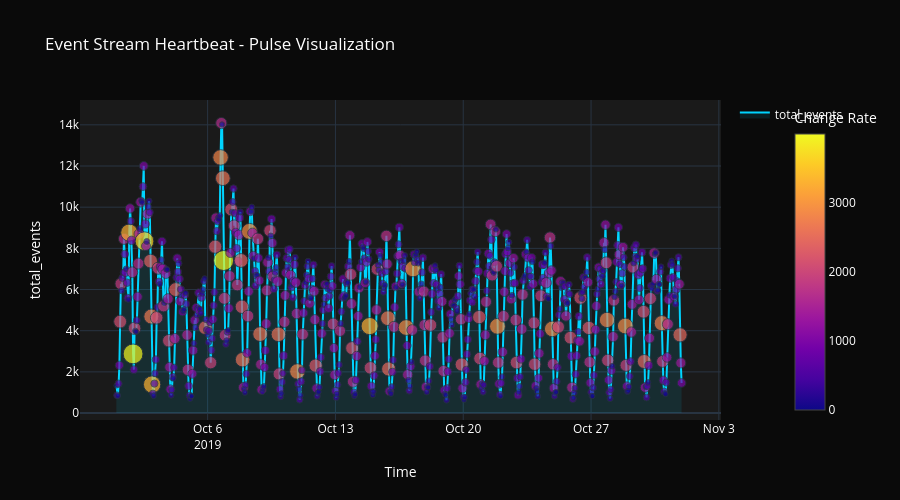
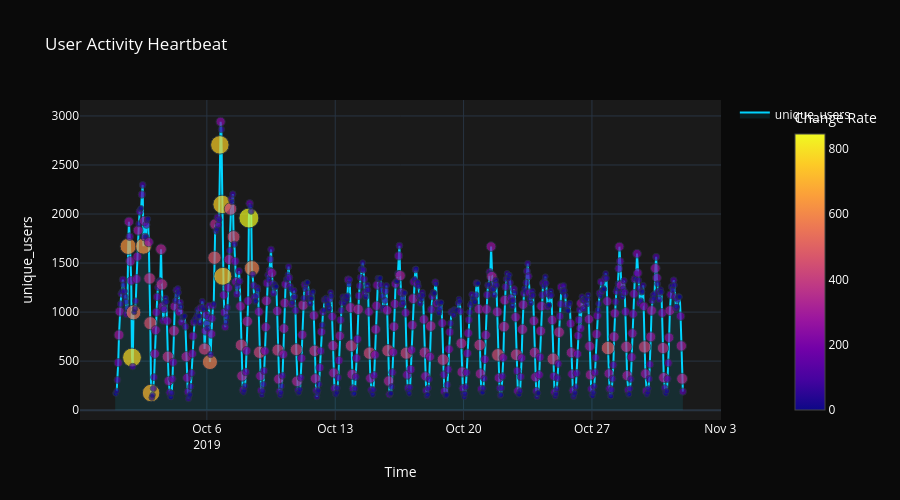

Notebook code for these charts, in order:
### Code cell
# %% [markdown]
# ### 2. VISUALIZATION #1: Temporal Heartbeat

# %%
print("Creating Temporal Heartbeat visualization...")

viz = ChronosphereVisualizer(hourly, 'event_time')
fig = viz.temporal_heartbeat('total_events', title='Event Stream Heartbeat - Pulse Visualization')
fig.write_html('../assets/visualizations/viz1_temporal_heartbeat.html')
fig.show()

print("✅ Saved: viz1_temporal_heartbeat.html")

# %%
# Multiple metrics heartbeat
fig2 = viz.temporal_heartbeat('unique_users', title='User Activity Heartbeat')
fig2.show()

### Figure 1 — Plotly figure (JSON) as saved in the notebook; plotly's stock layout.template omitted (floating-point values rounded to 4 significant figures; data arrays with more than 128 entries replaced by an {"elided": "..."} marker saying what was removed)
{"data": [{"fill": "tozeroy", "fillcolor": "rgba(0, 212, 255, 0.1)", "hovertemplate": "<b>Time:</b> %{x}<br><b>Value:</b> %{y:.2f}<extra></extra>", "line": {"color": "#00d4ff", "width": 2}, "mode": "lines", "name": "total_events", "type": "scatter", "x": {"elided": "744 str values"}, "y": {"elided": "744 int values"}}, {"hovertemplate": "<b>Change Rate:</b> %{marker.color:.2f}<extra></extra>", "marker": {"color": {"elided": "744 int values"}, "colorbar": {"title": {"text": "Change Rate"}, "x": 1.1}, "colorscale": [[0, "#0d0887"], [0.1111, "#46039f"], [0.2222, "#7201a8"], [0.3333, "#9c179e"], [0.4444, "#bd3786"], [0.5556, "#d8576b"], [0.6667, "#ed7953"], [0.7778, "#fb9f3a"], [0.8889, "#fdca26"], [1, "#f0f921"]], "showscale": true, "size": {"elided": "744 float values"}}, "mode": "markers", "name": "Pulse", "showlegend": false, "type": "scatter", "x": {"elided": "744 str values"}, "y": {"elided": "744 int values"}}], "layout": {"font": {"color": "#ffffff"}, "height": 500, "hovermode": "x unified", "paper_bgcolor": "#0a0a0a", "plot_bgcolor": "#1a1a1a", "title": {"text": "Event Stream Heartbeat - Pulse Visualization"}, "xaxis": {"title": {"text": "Time"}}, "yaxis": {"title": {"text": "total_events"}}}}

### Figure 2 — Plotly figure (JSON) as saved in the notebook; plotly's stock layout.template omitted (floating-point values rounded to 4 significant figures; data arrays with more than 128 entries replaced by an {"elided": "..."} marker saying what was removed)
{"data": [{"fill": "tozeroy", "fillcolor": "rgba(0, 212, 255, 0.1)", "hovertemplate": "<b>Time:</b> %{x}<br><b>Value:</b> %{y:.2f}<extra></extra>", "line": {"color": "#00d4ff", "width": 2}, "mode": "lines", "name": "unique_users", "type": "scatter", "x": {"elided": "744 str values"}, "y": {"elided": "744 int values"}}, {"hovertemplate": "<b>Change Rate:</b> %{marker.color:.2f}<extra></extra>", "marker": {"color": {"elided": "744 int values"}, "colorbar": {"title": {"text": "Change Rate"}, "x": 1.1}, "colorscale": [[0, "#0d0887"], [0.1111, "#46039f"], [0.2222, "#7201a8"], [0.3333, "#9c179e"], [0.4444, "#bd3786"], [0.5556, "#d8576b"], [0.6667, "#ed7953"], [0.7778, "#fb9f3a"], [0.8889, "#fdca26"], [1, "#f0f921"]], "showscale": true, "size": {"elided": "744 float values"}}, "mode": "markers", "name": "Pulse", "showlegend": false, "type": "scatter", "x": {"elided": "744 str values"}, "y": {"elided": "744 int values"}}], "layout": {"font": {"color": "#ffffff"}, "height": 500, "hovermode": "x unified", "paper_bgcolor": "#0a0a0a", "plot_bgcolor": "#1a1a1a", "title": {"text": "User Activity Heartbeat"}, "xaxis": {"title": {"text": "Time"}}, "yaxis": {"title": {"text": "unique_users"}}}}
